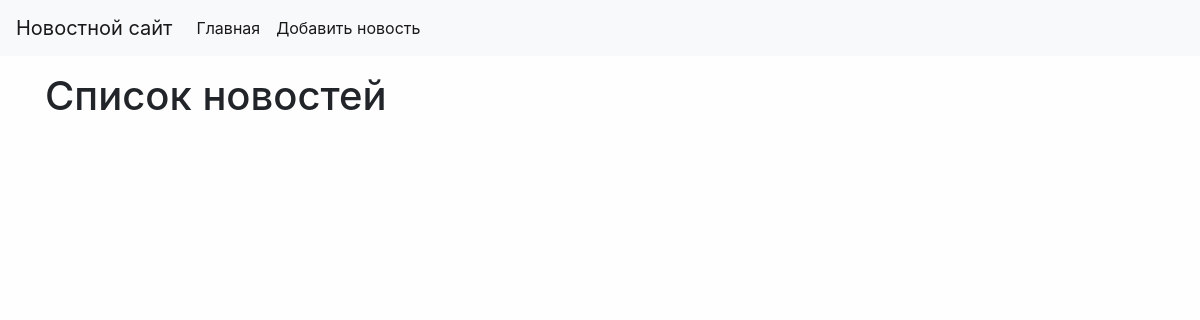
The app's page /, older data.
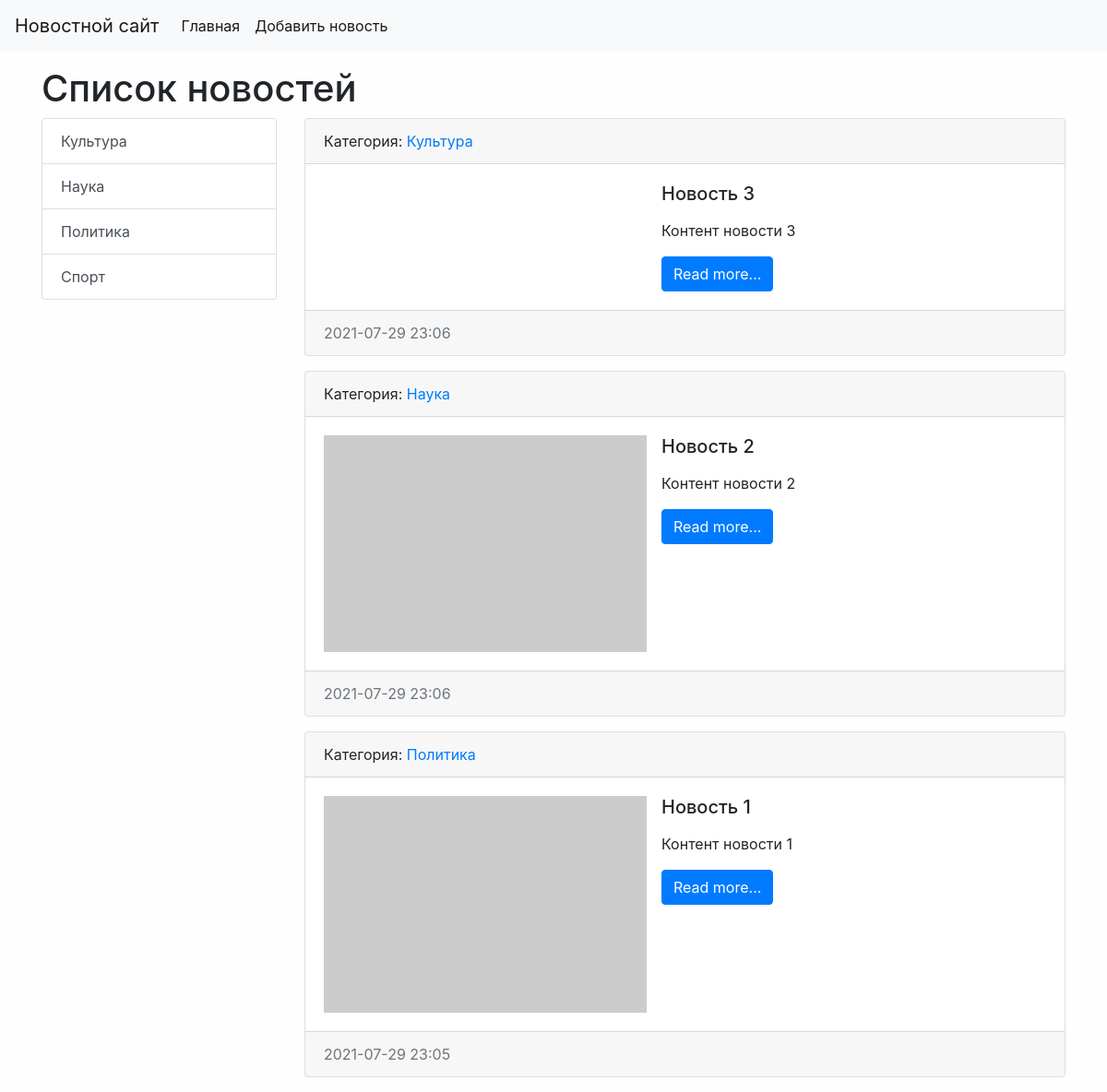
The same page, newer data.
### news/models.py (models this page shows, shortened)
class Category(models.Model):
    title = models.CharField(max_length=150, db_index=True, verbose_name='Наименование категории')
    class Meta:
        verbose_name = 'Категория'
        verbose_name_plural = 'Категории'
        ordering = ['title']
    def __str__(self):
        return self.title
    def get_absolute_url(self):
        return reverse('category', kwargs={'create_id': self.pk})

class News(models.Model):
    title = models.CharField(max_length=200, verbose_name='Наименование')
    content = models.TextField(verbose_name='Контент')
    created_at = models.DateTimeField(auto_now_add=True, verbose_name='Дата публикации')
    updated_at = models.DateTimeField(auto_now=True, verbose_name='Обновлено')
    photo = models.ImageField(upload_to='photos/%Y/%m/%d', verbose_name='Фото', blank=True)
    is_published = models.BooleanField(default=True, verbose_name='Опубликовано')
    create = models.ForeignKey('Category', on_delete=models.PROTECT, verbose_name='Категория')  # защищена от удалени, если удалена категория
    class Meta:
        verbose_name = 'Новость'
        verbose_name_plural = 'Новости'
        ordering = ['-created_at']
    def get_absolute_url(self):
        return reverse('view_news', kwargs={'news_id': self.pk})

### news/views.py (the view)
# urls.py: path('', index, name='home'),
def index(request):
    news = News.objects.all()
    context = {
        'news' : news,
        'title': 'Список новостей'
    }
    return render(request, template_name='news/index.html', context=context)

### news/templatetags/news_tags.py (called while the page is built)
@register.simple_tag(name='get_list_categories')
def get_categories():
    return Category.objects.all()

@register.inclusion_tag('news/list_categories.html')
def show_categories(arg1='Hello', arg2='world'):
    categories = Category.objects.all()
    return {"categories": categories, 'arg1':arg1, 'arg2':arg2}

### news/templates/news/Index.html (shortened to what this page needs)
{% extends 'base.html' %}
{% block sidebar %}
    {% include 'inc/_sidebar.html'%}
{% endblock %}
{% block content %}
        {% for i in news %}
            <div class="card mb-3">
              <div class="card-header">
                  Категория: <a href="{% url 'category' i.create.pk %}"> {{ i.create }}</a>
              </div>
              <div class="card-body">
                <div class="media">
                    {% if i.photo %}
                        <img src="{{ i.photo.url }}" alt="" width="350" class="mr-3">
                    {% else %}
                        <img src="https://picsum.photos/350/235/" alt="" class="mr-3">
                    {% endif %}
                    <div class="media-body">
                      <h5 class="card-title">{{ i.title }}</h5>
                      <p class="card-text">{{ i.content|linebreaks|truncatewords:25 }}</p>
                      <a href="{{ i.get_absolute_url }}" class="btn btn-primary">Read more...</a>
                    </div>
                </div>
              </div>
              <div class="card-footer text-muted">
                {{ i.created_at|date:"Y-m-d H:i"}}
            </div>
        </div>
        {% endfor %}
{% endblock %}

### news/templates/news/list_categories.html
<div class="list-group">
   {% for i in categories %}
       <a href="{{ i.get_absolute_url }}" class="list-group-item list-group-item-action">{{ i.title }}</a>
   {% endfor %}
</div>

Row changes from the older to the newer data that the page shows:
added Category: title "Культура"
added Category: title "Наука"
added Category: title "Политика"
added Category: title "Спорт"
added News: create "Культура", title "Новость 3", content "Контент новости 3", created_at "2021-07-29 23:06"
added News: create "Наука", title "Новость 2", content "Контент новости 2", created_at "2021-07-29 23:06"
added News: create "Политика", title "Новость 1", content "Контент новости 1", created_at "2021-07-29 23:05"
